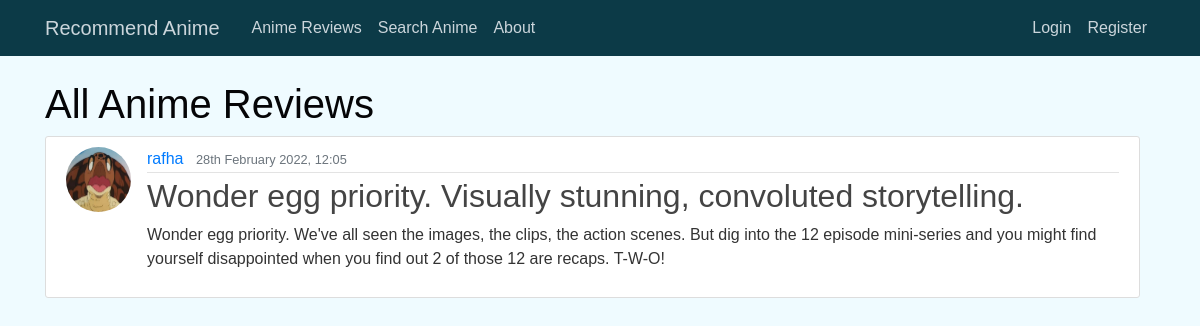
The page /reviews/ on the database as committed earlier.
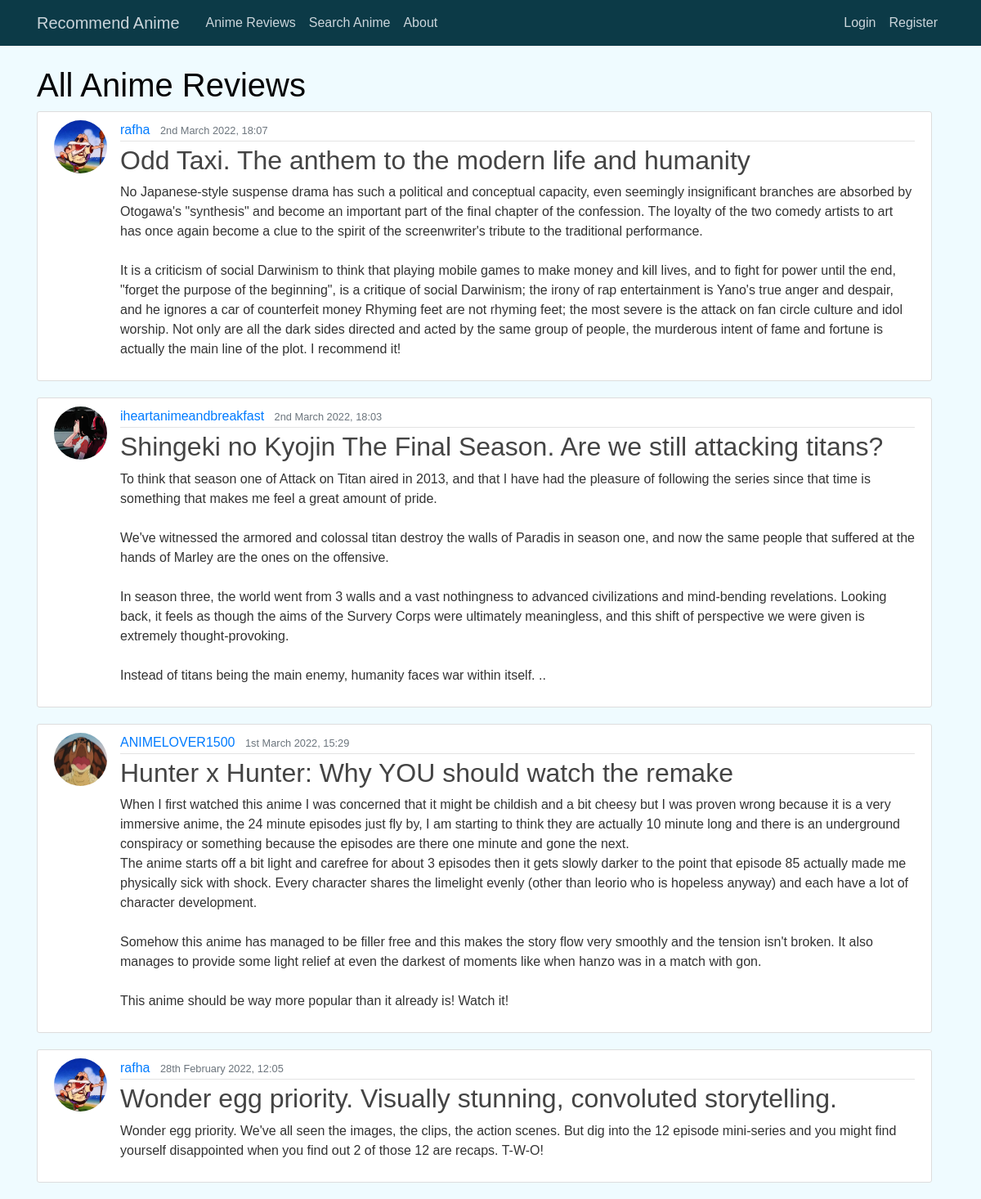
The same page on the database as committed later.
### recommend/models.py (models this page shows, shortened)
class Review(models.Model):
    head = models.CharField(max_length=80)
    body = models.TextField(max_length=2000)
    date_posted = models.DateTimeField(default=timezone.now)
    author = models.ForeignKey(User, on_delete=models.CASCADE) #if user is deleted, choose what happens to reviews
    associated_anime = models.ForeignKey(Anime, on_delete= models.SET_NULL, null=True)

### users/models.py (models this page shows, shortened)
class Profile(models.Model):
    user = models.OneToOneField(User, on_delete=models.CASCADE)
    profile_pic = models.ImageField(default='defaultUser.jpg', upload_to='profile_pics')

### reviews/views.py (the view)
# urls.py: path('', ReviewListView.as_view(), name='reviews-index'),
class ReviewListView(ListView):
    model = Review
    template_name = 'reviews.html' #<model> name _ <viewtype>
    context_object_name = 'reviews'
    ordering = ['-date_posted'] #ordering newest anime reviews first
    paginate_by = 6

### templates/reviews.html (shortened to what this page needs)
{% extends "base.html" %}
{%block content %}
    <h1>All Anime Reviews</h1>
    {% for review in reviews %}
        <article class="media content-section">
            <img class ="rounded-circle article-img" src="{{ review.author.profile.profile_pic.url }}" alt="Profile Picture">
            <div class="media-body">
            <div class="article-metadata">
                <a class="mr-2" href="{% url 'user-reviews' review.author.username %}">{{ review.author }}</a>
                <small class="text-muted">{{ review.date_posted|date:"jS F Y, H:i" }}</small>
            </div>
            <h2><a class="article-title" href="{% url 'reviews-detail' review.id %}">{{ review.head }}</a></h2>
            <p class="article-content">{{ review.body }}</p>
            </div>
        </article>
    {% endfor %}
{% endblock content %}

Rows that differ between the two databases and show on the page:
added Review: author.profile.profile_pic (picture), author "rafha", date_posted "2nd March 2022, 18:07", head "Odd Taxi. The anthem to the modern life and humanity", body "No Japanese-style suspense drama has such a political and conceptual capacity, even seemingly insignificant branches are absorbed by Otogawa's \"synthesis\" and become an important part of the final chapter of the confession. The loyalty of the two comedy artists to art has once again become a clue to the spirit of the screenwriter's tribute to the traditional performance. It is a criticism of social Darwinism to think that playing mobile games to make money and kill lives, and to fight for power until the end, \"forget the purpose of the beginning\", is a critique of social Darwinism; the irony of rap entertainment is Yano's true anger and despair, and he ignores a car of counterfeit money…"
added Review: author.profile.profile_pic (picture), author "iheartanimeandbreakfast", date_posted "2nd March 2022, 18:03", head "Shingeki no Kyojin The Final Season. Are we still attacking titans?", body "To think that season one of Attack on Titan aired in 2013, and that I have had the pleasure of following the series since that time is something that makes me feel a great amount of pride. We've witnessed the armored and colossal titan destroy the walls of Paradis in season one, and now the same people that suffered at the hands of Marley are the ones on the offensive. In season three, the world went from 3 walls and a vast nothingness to advanced civilizations and mind-bending revelations. Looking back, it feels as though the aims of the Survery Corps were ultimately meaningless, and this shift of perspective we were given is extremely thought-provoking. Instead of titans being the main…"
added Review: author.profile.profile_pic (placeholder picture), author "ANIMELOVER1500", date_posted "1st March 2022, 15:29", head "Hunter x Hunter: Why YOU should watch the remake", body "When I first watched this anime I was concerned that it might be childish and a bit cheesy but I was proven wrong because it is a very immersive anime, the 24 minute episodes just fly by, I am starting to think they are actually 10 minute long and there is an underground conspiracy or something because the episodes are there one minute and gone the next. The anime starts off a bit light and carefree for about 3 episodes then it gets slowly darker to the point that episode 85 actually made me physically sick with shock. Every character shares the limelight evenly (other than leorio who is hopeless anyway) and each have a lot of character development. Somehow this anime has managed to be…"
changed through a linked row, Review "Wonder egg priority. Visually stunning, convoluted storytelling.": author.profile.profile_pic: picture added in place of a placeholder
